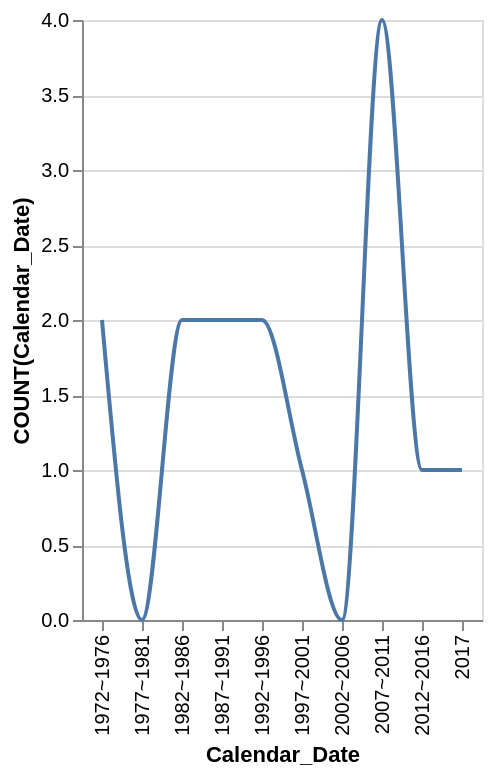

Express this chart as Vega-Lite.
### Vega-Lite specification from a JSON file in a GitHub repository (floating-point values rounded to 4 significant figures)
{"data": {"values": [{"x_data": "1972~1976", "y_data": 2}, {"x_data": "1977~1981", "y_data": 0}, {"x_data": "1982~1986", "y_data": 2}, {"x_data": "1987~1991", "y_data": 2}, {"x_data": "1992~1996", "y_data": 2}, {"x_data": "1997~2001", "y_data": 1}, {"x_data": "2002~2006", "y_data": 0}, {"x_data": "2007~2011", "y_data": 4}, {"x_data": "2012~2016", "y_data": 1}, {"x_data": "2017", "y_data": 1}]}, "mark": {"type": "line", "interpolate": "monotone"}, "encoding": {"x": {"field": "x_data", "type": "nominal", "title": "Calendar_Date", "sort": "ascending"}, "y": {"field": "y_data", "type": "quantitative", "title": "COUNT(Calendar_Date)"}}}
